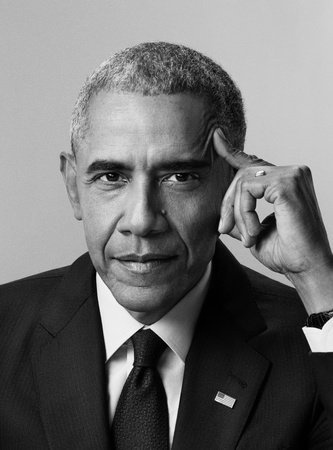
//> input picture HW1/Problem-2/photos/obama.jpeg, 333 x 450 px
$ ./hw1_p2_cs190i   (built with g++ and OpenCV 4)
//> lines starting //> are read from the running program, lines starting //| are printed output that depends on the picture
#include <opencv2/opencv.hpp>
#include <iostream>
#include <cmath>
#include <vector>
#include <string>

using namespace std;
int DIM = 300;
//sampling methods
void uniformSample(int sampleSize, cv::Mat &image, cv::Mat &sampleImage);
void strategicSample(int sampleSize, cv::Mat &image, cv::Mat &sampleImage);

//helper
int  getIndex(std::vector<double> &cdfVec);
int  getIndex(std::vector<double> &cdfVec,  int box, int dim);
void createCDF(std::vector<unsigned int> &pdfVec, std::vector<double> &cdfVec, double magnitude);
void createCDF(std::vector<double> &cdfVec, double magnitude);
void inverseGray(cv::Mat &image);


void uniformSample(int sampleSize, cv::Mat &image, cv::Mat &sampleImage){
    std::vector<unsigned int> oneDImage; // ~ pixels in images
    std::vector<double> cdfImage; // ~ pixels in images
    double magnitude = 0;
    int count  = 0;
    int row;
    int col;
    int index;
    double xSample;


    for(int i = 0; i < (int)image.rows; ++i){
        for(int j = 0; j < (int)image.cols; ++j){
            oneDImage.push_back(static_cast<int>(image.at<uchar>(i, j)));
            magnitude += oneDImage.at(count);
            count++;
        }
    }

    createCDF(oneDImage, cdfImage, magnitude);

    for(int i = 0; i < sampleSize; ++i){

        index = getIndex(cdfImage);
        // std::cout << index << std::endl;
        col = index %  image.cols;
        row = (index - col) / image.cols - 1;

        sampleImage.at<uchar>(row, col) = 255 - oneDImage.at(index);
    }
    return; //fixme stub
}

void strategicSample(int sampleSize, cv::Mat &image, cv::Mat &sampleImage){
    int dim = DIM;
    int samplePerBox = 1;
    std::vector<double> rowVector;
    std::vector<double> colVector;

    double sum = 0;
    double magnitude = 0;
    int rowIndex;
    int colIndex;

    for(int i = 0; i < image.rows; ++i){
        sum = 0;
        for(int j = 0; j < image.cols; ++j){
            sum += image.at<uchar>(i, j);
        }
        colVector.push_back(sum);
        magnitude += sum;
    }
    createCDF(colVector, magnitude);

    for(int x = 0; x < dim; ++x){     ///// for each box
                std::cout << x << std::endl;

        for(int i = 0; i < dim; ++i){ /////


            for(int j = 0; j < samplePerBox; ++j){ //# of samples

                rowIndex = getIndex(colVector, x, dim);
                magnitude = 0;
                for(int k = 0; k < image.cols; ++k){
                    rowVector.push_back(image.at<uchar>(rowIndex, k));
                    magnitude += rowVector.at(k);
                }

                createCDF(rowVector, magnitude);
                colIndex = getIndex(rowVector, i, dim);
                rowVector.clear();

                //std::cout << rowIndex << " = row, column =" << colIndex << std::endl;
                sampleImage.at<uchar>(rowIndex, colIndex) = (unsigned int)255 - image.at<uchar>(rowIndex, colIndex);
            }

        }
    }
}


int getIndex(std::vector<double> &cdfVec){
    double xSample = std::rand() * 1.0 / RAND_MAX;
    auto it = std::lower_bound(cdfVec.begin(), cdfVec.end(), xSample);
    return (it - cdfVec.begin());
}
int getIndex(std::vector<double> &cdfVec, int box, int dim){

    double xSample = std::rand() * 1.0 / RAND_MAX;
    xSample /= dim;
    xSample += static_cast<float>(box)/dim;

    auto it = std::lower_bound(cdfVec.begin(), cdfVec.end(), xSample);

    return (it - cdfVec.begin());
}
void createCDF(std::vector<unsigned int> &pdfVec, std::vector<double> &cdfVec, double magnitude){
    double sum = 0;
    for(size_t i = 0; i < pdfVec.size(); ++i){
        sum += pdfVec.at(i) / magnitude;
        cdfVec.push_back(sum);
    }

}
void createCDF(std::vector<double> &cdfVec, double magnitude){ //fixme unsigned int might have
    double sum = 0;
    for(size_t i = 0; i < cdfVec.size(); ++i){
        sum += cdfVec.at(i) / magnitude;
        cdfVec.at(i) = sum;
    }
}
void inverseGray(cv::Mat &image){
    for(int i = 0; i < image.rows; ++i){
        for(int j = 0; j < image.cols; ++j){
            //inverse gray scale
            image.at<uchar>(i, j) = (unsigned int)255 - image.at<uchar>(i, j);
        }
    }
}

int main() {
    // Read the image file
    cv::Mat image = cv::imread("/Users/victor/projects/cs190i/Problem-2/photos/obama.jpeg", 0);
//> image is the input picture: 450 rows x 333 cols, CV_8UC1; min 0, max 255, mean 111.3
    cv::Mat uImage = cv::Mat::ones(image.rows, image.cols, CV_8U) * 255;
    cv::Mat sImage = cv::Mat::ones(image.rows, image.cols, CV_8U) * 255;

    int sampleSize = DIM * DIM;
    std::cout << image.rows * image.cols << std::endl;
//| 149850
    bool check;


    //inverse gray scale
    inverseGray(image);
//> after the loop in inverseGray, `for(int i = 0; i < image.rows; ++i)`:
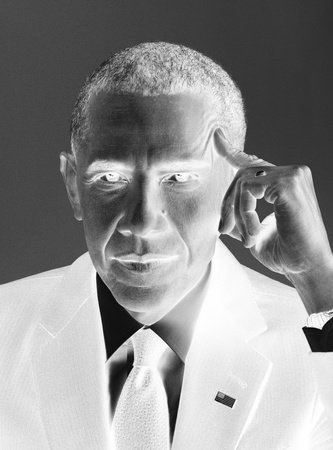
//> image: 450 rows x 333 cols, CV_8UC1; min 0, max 255, mean 143.7
    //sample
    uniformSample(sampleSize, image, uImage);
//> the loop in uniformSample, `for(int i = 0; i < (int)image.rows; ++i)` made 450 passes
//> (magnitude, count) on passes 1 to 3: (20863, 333), (41772, 666), (62674, 999)
//> after the loop in uniformSample, `for(int i = 0; i < (int)image.rows; ++i)`: oneDImage = 149850 items; magnitude = 21533056; count = 149850
//> the loop in createCDF, `for(size_t i = 0; i < pdfVec.size(); ++i)` made 149850 passes
//> sum on passes 1 to 3: 3.53e-06, 7.01e-06, 1.04e-05
//> after the loop in createCDF, `for(size_t i = 0; i < pdfVec.size(); ++i)`: sum = 1; cdfVec = 149850 items
//> the loop in uniformSample, `for(int i = 0; i < sampleSize; ++i)` made 90000 passes
//> (index, col, row) on passes 1 to 3: (134413, 214, 402), (84314, 65, 252), (128518, 313, 384)
//> after the loop in uniformSample, `for(int i = 0; i < sampleSize; ++i)`:
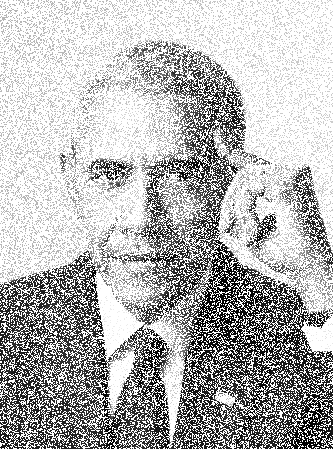
//> sampleImage: 450 rows x 333 cols, CV_8UC1; min 0, max 255, mean 180.5
    strategicSample(sampleSize, image, sImage);
//> the loop in strategicSample, `for(int i = 0; i < image.rows; ++i)` made 450 passes
//> (sum, magnitude) on passes 1 to 3: (20863, 20863), (20909, 41772), (20902, 62674)
//> after the loop in strategicSample, `for(int i = 0; i < image.rows; ++i)`: sum = 76163; colVector = 450 values, max 76176 at index 448, min 20785 at index 37, mean 47851.2; magnitude = 21533056
//> the loop in createCDF, `for(size_t i = 0; i < cdfVec.size(); ++i)` made 450 passes
//> sum on passes 1 to 3: 0.000969, 0.00194, 0.00291
//> after the loop in createCDF, `for(size_t i = 0; i < cdfVec.size(); ++i)`: sum = 1; cdfVec = 450 values from 0.000969 to 1
//> the loop in strategicSample, `for(int x = 0; x < dim; ++x)` made 300 passes
//> (rowIndex, colIndex) on passes 1 to 3: (3, 332), (6, 332), (9, 332)
//> after the loop in strategicSample, `for(int x = 0; x < dim; ++x)`:
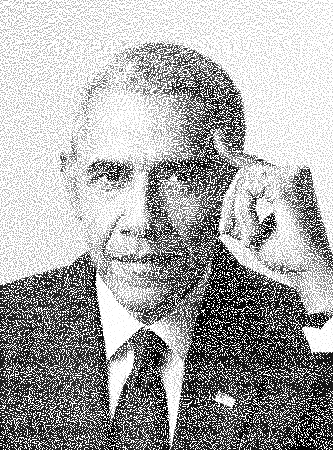
//> sampleImage: 450 rows x 333 cols, CV_8UC1; min 0, max 255, mean 168.1
    if (image.empty()) {
        std::cerr << "Error: Could not open or find the image" << std::endl;
        return -1;
    }


    check = imwrite("/Users/victor/projects/cs190i/Problem-2/photos/obamaSampleRandom.jpeg", uImage);
    if (check == false) {
        std::cout << "Mission - Saving the image, FAILED" << endl;
        cin.get();
        return -1;
    }

    check = imwrite("/Users/victor/projects/cs190i/Problem-2/photos/obamaSampleStrat.jpeg", sImage);
    if (check == false) {
        std::cout << "Mission - Saving the image, FAILED" << endl;
        cin.get();
        return -1;
    }

    cv::namedWindow("Display Image", cv::WINDOW_NORMAL);
    cv::imshow("Display Image", image);
    cv::waitKey(0);

    return 0;
}

$ run again, with HW1/Problem-2/photos/emmaWatson.jpeg copied over HW1/Problem-2/photos/obama.jpeg
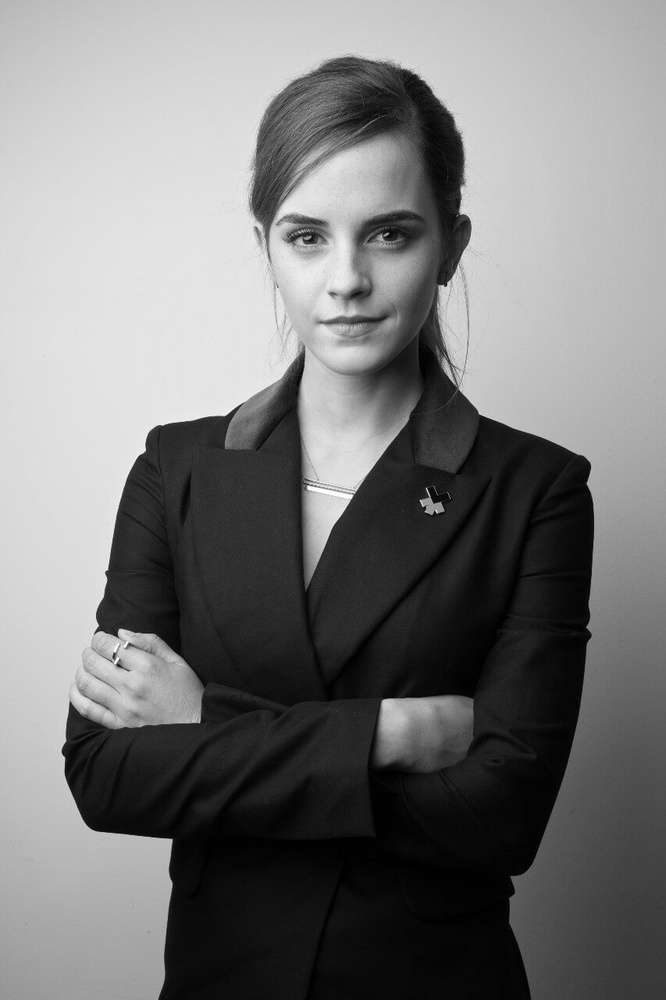
//> input picture HW1/Problem-2/photos/emmaWatson.jpeg, 666 x 1000 px, shrunk from 853 x 1280 before the run
//> image is the input picture: 1000 rows x 666 cols, CV_8UC1; min 0, max 255, mean 120.9
//| 666000
//> after the loop in inverseGray, `for(int i = 0; i < image.rows; ++i)`:
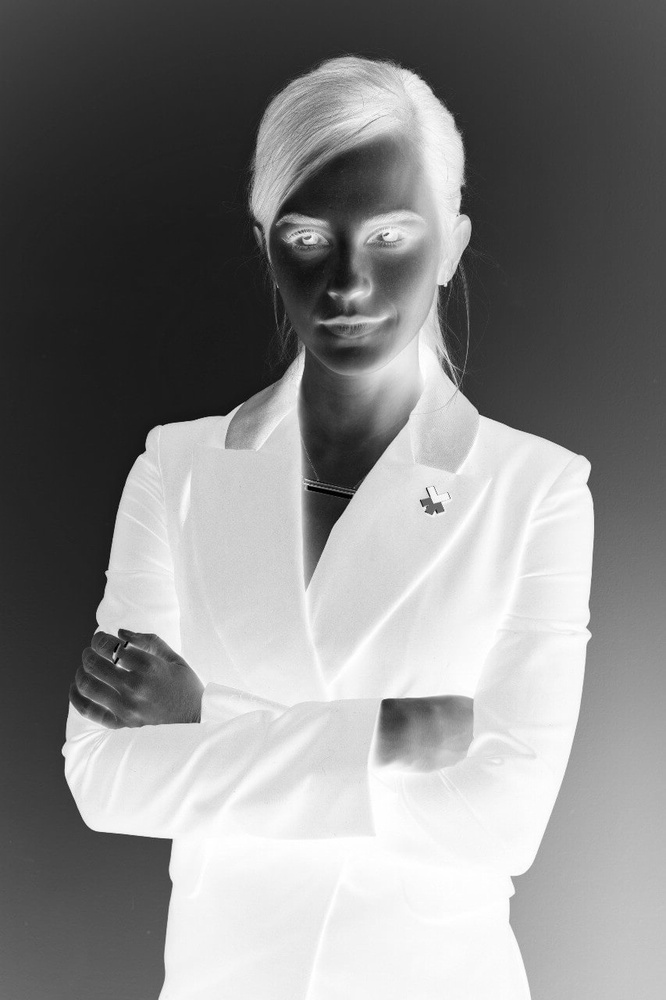
//> image: 1000 rows x 666 cols, CV_8UC1; min 0, max 255, mean 134.1
//> the loop in uniformSample, `for(int i = 0; i < (int)image.rows; ++i)` made 1000 passes
//> (magnitude, count) on passes 1 to 3: (41060, 666), (81983, 1332), (122742, 1998)
//> after the loop in uniformSample, `for(int i = 0; i < (int)image.rows; ++i)`: oneDImage = 666000 items; magnitude = 89338905; count = 666000
//> the loop in createCDF, `for(size_t i = 0; i < pdfVec.size(); ++i)` made 666000 passes
//> sum on passes 1 to 3: 8.17e-07, 1.63e-06, 2.45e-06
//> after the loop in createCDF, `for(size_t i = 0; i < pdfVec.size(); ++i)`: sum = 1; cdfVec = 666000 items
//> the loop in uniformSample, `for(int i = 0; i < sampleSize; ++i)` made 90000 passes
//> (index, col, row) on passes 1 to 3: (592367, 293, 888), (380793, 507, 570), (565608, 174, 848)
//> the loop in strategicSample, `for(int i = 0; i < image.rows; ++i)` made 1000 passes
//> (sum, magnitude) on passes 1 to 3: (41060, 41060), (40923, 81983), (40759, 122742)
//> after the loop in strategicSample, `for(int i = 0; i < image.rows; ++i)`: sum = 133735; colVector = 1000 values, max 140369 at index 820, min 35575 at index 52, mean 89338.9; magnitude = 89338905
//> the loop in createCDF, `for(size_t i = 0; i < cdfVec.size(); ++i)` made 1000 passes
//> sum on passes 1 to 3: 0.00046, 0.000918, 0.00137
//> after the loop in createCDF, `for(size_t i = 0; i < cdfVec.size(); ++i)`: sum = 1; cdfVec = 1000 values from 0.00046 to 1
//> the loop in strategicSample, `for(int x = 0; x < dim; ++x)` made 300 passes
//> (rowIndex, colIndex) on passes 1 to 3: (7, 665), (14, 665), (20, 665)
//> after the loop in strategicSample, `for(int x = 0; x < dim; ++x)`:
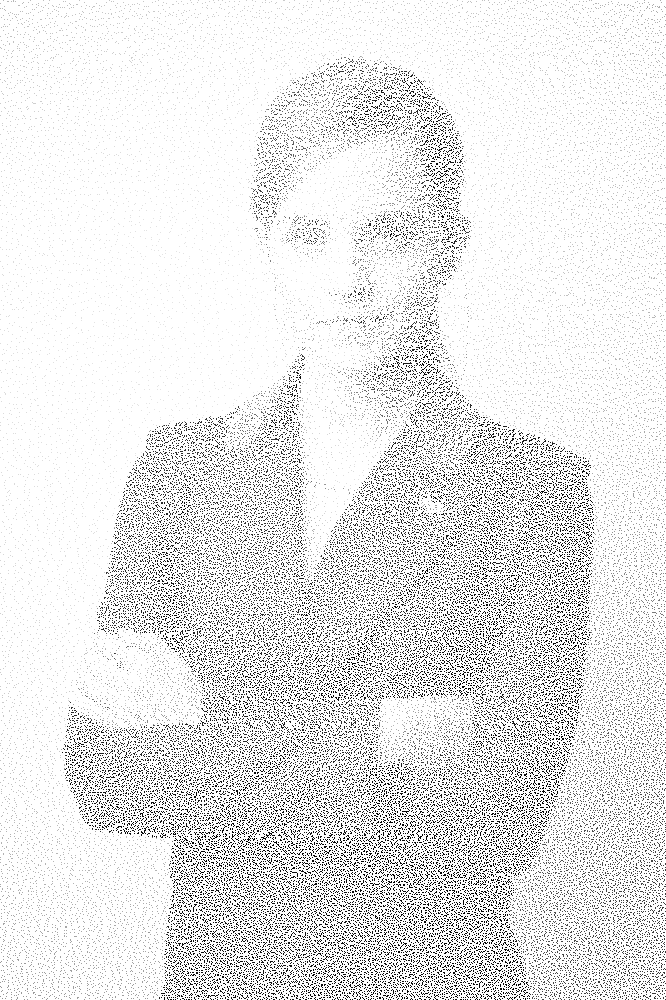
//> sampleImage: 1000 rows x 666 cols, CV_8UC1; min 0, max 255, mean 230.4
